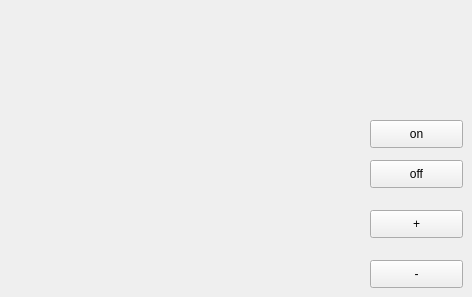
      <widget class="QWidget" name="tab_10">
       <attribute name="title">
        <string>Page</string>
       </attribute>
       <widget class="QPushButton" name="pushButton_on">
        <property name="geometry">
         <rect>
          <x>370</x>
          <y>120</y>
          <width>93</width>
          <height>28</height>
         </rect>
        </property>
        <property name="text">
         <string>on</string>
        </property>
       </widget>
       <widget class="QPushButton" name="pushButton_off">
        <property name="geometry">
         <rect>
          <x>370</x>
          <y>160</y>
          <width>93</width>
          <height>28</height>
         </rect>
        </property>
        <property name="text">
         <string>off</string>
        </property>
       </widget>
       <widget class="QPushButton" name="pushButton_plus">
        <property name="geometry">
         <rect>
          <x>370</x>
          <y>210</y>
          <width>93</width>
          <height>28</height>
         </rect>
        </property>
        <property name="text">
         <string>+</string>
        </property>
       </widget>
       <widget class="QPushButton" name="pushButton_moins">
        <property name="geometry">
         <rect>
          <x>370</x>
          <y>260</y>
          <width>93</width>
          <height>28</height>
         </rect>
        </property>
        <property name="text">
         <string>-</string>
        </property>
       </widget>
      </widget>
